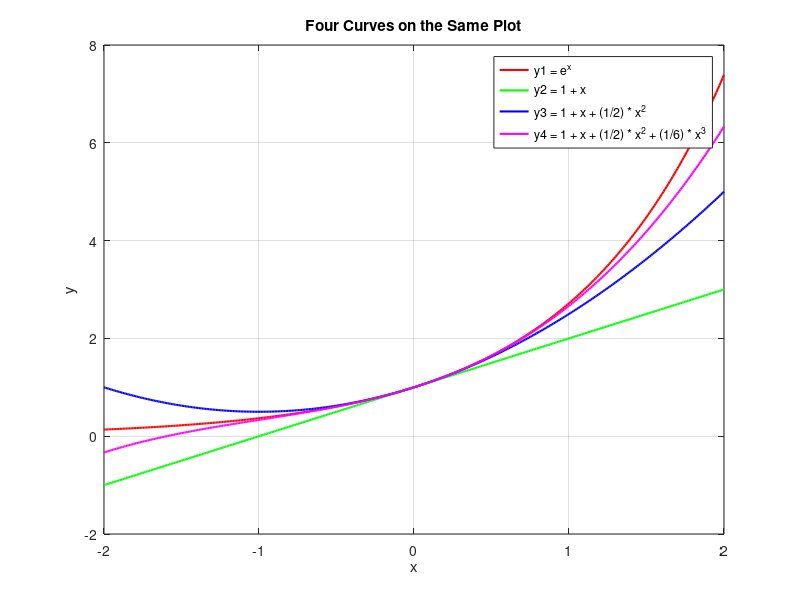
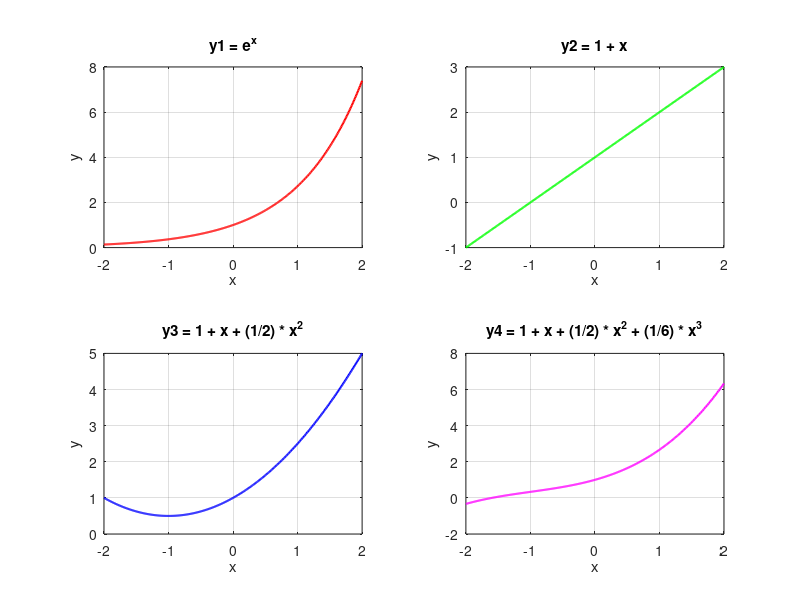

Write MATLAB code to recreate these figures, in order.
% 定义x的范围
x = -2:0.01:2;

% 定义四个函数
y1 = exp(x);
y2 = 1 + x;
y3 = 1 + x + (1/2) * (x.^2);
y4 = 1 + x + (1/2) * (x.^2) + (1/6) * (x.^3);

% 在同一坐标系中绘制四条曲线
figure;
plot(x, y1, 'r', 'LineWidth', 1.5); hold on;
plot(x, y2, 'g', 'LineWidth', 1.5);
plot(x, y3, 'b', 'LineWidth', 1.5);
plot(x, y4, 'm', 'LineWidth', 1.5);
legend('y1 = e^x', 'y2 = 1 + x', 'y3 = 1 + x + (1/2) * x^2', 'y4 = 1 + x + (1/2) * x^2 + (1/6) * x^3');
xlabel('x'); ylabel('y');
title('Four Curves on the Same Plot');
grid on;

% 使用subplot分别绘制四条曲线
figure;

subplot(2, 2, 1);
plot(x, y1, 'r', 'LineWidth', 1.5);
title('y1 = e^x');
xlabel('x'); ylabel('y');
grid on;

subplot(2, 2, 2);
plot(x, y2, 'g', 'LineWidth', 1.5);
title('y2 = 1 + x');
xlabel('x'); ylabel('y');
grid on;

subplot(2, 2, 3);
plot(x, y3, 'b', 'LineWidth', 1.5);
title('y3 = 1 + x + (1/2) * x^2');
xlabel('x'); ylabel('y');
grid on;

subplot(2, 2, 4);
plot(x, y4, 'm', 'LineWidth', 1.5);
title('y4 = 1 + x + (1/2) * x^2 + (1/6) * x^3');
xlabel('x'); ylabel('y');
grid on;
